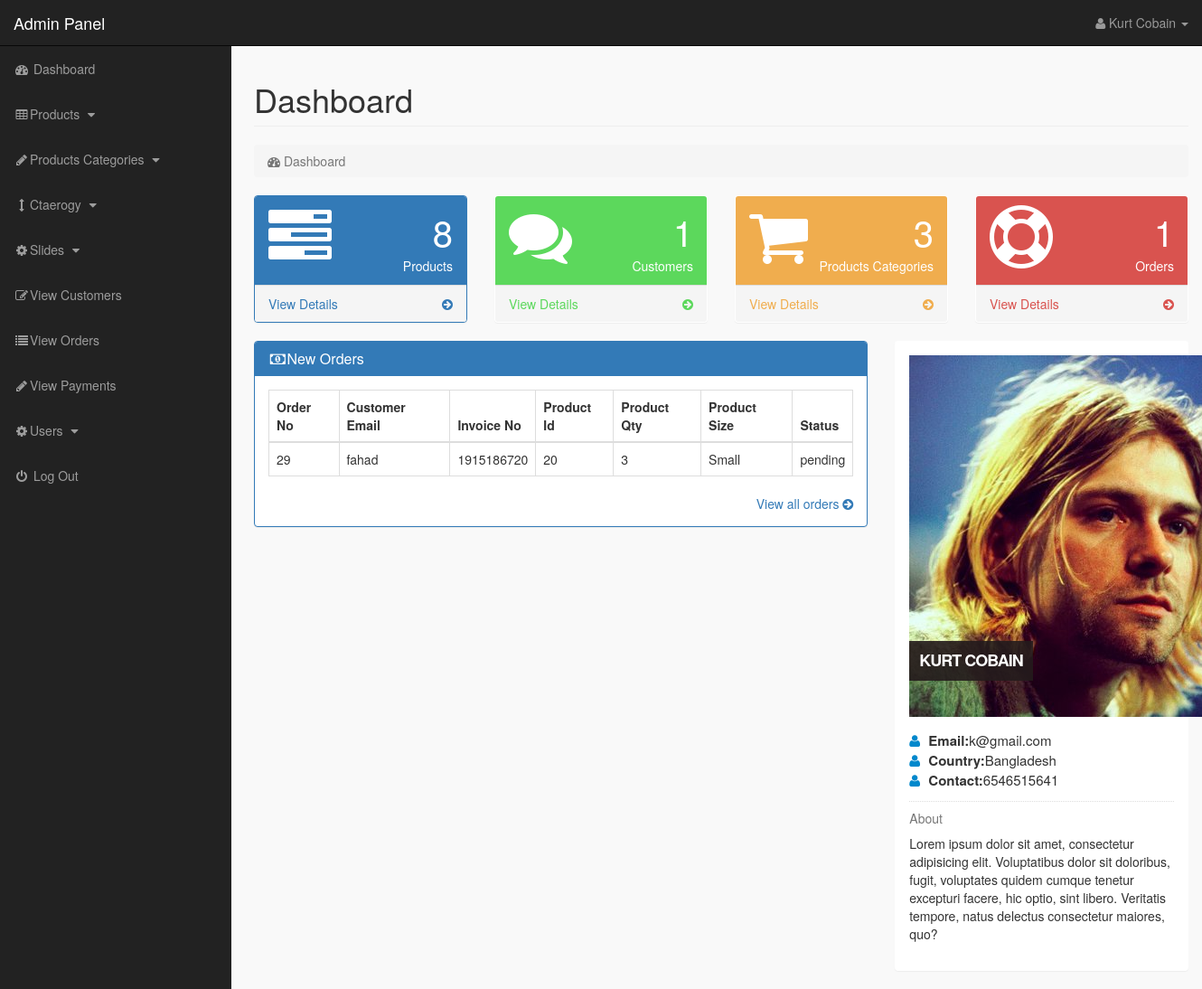
The page /admin_area/index.php?dashboard (signed in) on the database its author committed.
### tables this page shows
CREATE TABLE `pending_orders` (
  `order_id` int(10) NOT NULL,
  `customer_id` int(10) NOT NULL,
  `invoice_no` int(10) NOT NULL,
  `product_id` text NOT NULL,
  `qty` int(10) NOT NULL,
  `size` text NOT NULL,
  `order_status` text NOT NULL
);

CREATE TABLE `customers` (
  `customer_id` int(10) NOT NULL,
  `customer_name` varchar(255) NOT NULL,
  `customer_email` varchar(255) NOT NULL,
  `customer_pass` varchar(255) NOT NULL,
  `customer_country` text NOT NULL,
  `customer_city` text NOT NULL,
  `customer_contact` varchar(255) NOT NULL,
  `customer_address` text NOT NULL,
  `customer_image` text NOT NULL,
  `customer_ip` varchar(255) NOT NULL,
  `customer_confirm_code` text NOT NULL
);

### admin_area/dashboard.php (the view, shortened to what this page needs)
<?php
if(!isset($_SESSION['admin_email'])){
    echo "<script>windw.open('login.php','_self')</script>";
}
else{
?>
<div class="row">
<div class="col-lg-12">
  <h1 class="page-header">Dashboard</h1>
   <ol class="breadcrumb">
    <li class="active">
        <i class="fa fa-dashboard"></i> Dashboard
    </li>
   </ol>
</div>
</div>
<div class="row">
<div class="col-lg-3 col-md-6">
<div class="panel panel-primary">
<div class="panel-heading">
<div class="row">
 <div class="col-xs-3">
  <i class="fa fa-tasks fa-5x"></i>
 </div>
<div class="col-xs-9 text-right">
<div class="huge">
<?php echo $count_products ;?>
</div>
<div>Products</div>
</div>
</div>
</div>
<a href="index.php?view_products">
<div class="panel-footer">
<span class="pull-left">View Details</span>
<span class="pull-right"><i class="fa fa-arrow-circle-right"></i></span>
<div class="clearfix">
</div>
</div>
</a>
</div>
</div>
<div class="col-lg-3 col-md-6">
<div class="panel panel-green">
<div class="panel-heading">
<div class="row">
 <div class="col-xs-3">
  <i class="fa fa-comments fa-5x"></i>
 </div>
<div class="col-xs-9 text-right">
<div class="huge">
<?php echo $count_customers ;?>
</div>
<div>Customers</div>
</div>
</div>
</div>
<a href="index.php?view_customers">
<div class="panel-footer">
<span class="pull-left">View Details</span>
<span class="pull-right"><i class="fa fa-arrow-circle-right"></i></span>
<div class="clearfix">
</div>
</div>
</a>
</div>
</div>
<div class="col-lg-3 col-md-6">
<div class="panel panel-yellow">
<div class="panel-heading">
<div class="row">
 <div class="col-xs-3">
  <i class="fa fa-shopping-cart fa-5x"></i>
 </div>
<div class="col-xs-9 text-right">
<div class="huge">
<?php echo $count_p_categories  ;?>
</div>
<div>Products Categories</div>
</div>
</div>
</div>
<a href="index.php?view_p_cats">
<div class="panel-footer">
<span class="pull-left">View Details</span>
<span class="pull-right"><i class="fa fa-arrow-circle-right"></i></span>
<div class="clearfix">
</div>
</div>
</a>
</div>
</div>
<div class="col-lg-3 col-md-6">
<div class="panel panel-red">
<div class="panel-heading">
<div class="row">
 <div class="col-xs-3">
  <i class="fa fa-support fa-5x"></i>
 </div>
<div class="col-xs-9 text-right">
<div class="huge">
<?php echo $count_pending_orders ;?>
</div>
<div>Orders</div>
</div>
</div>
</div>
<a href="index.php?view_orders">
<div class="panel-footer">
<span class="pull-left">View Details</span>
<span class="pull-right"><i class="fa fa-arrow-circle-right"></i></span>
<div class="clearfix">
</div>
</div>
</a>
</div>
</div>
</div>
<div class="row">
<div class="col-lg-8">
<div class="panel panel-primary">
<div class="panel-heading">
 <h3 class="panel-title">
  <i class="fa fa-money fa-fw"></i>New Orders
 </h3>
</div>
<div class="panel-body">
<div class="table-responsive">
<table class="table table-bordered table-hover table-stripped">
<thead>
<tr>
<th>Order No </th>
<th>Customer Email </th>
<th>Invoice No </th>
<th>Product Id</th>
<th>Product Qty </th>
<th>Product Size</th>
<th>Status </th>
</tr>
</thead>
<tbody>
<?php
 $get_oder="select * from pending_orders order by 1 Desc Limit 0,5";
 $run_get_order= mysqli_query($con,$get_oder);
 while($row_order=mysqli_fetch_array($run_get_order)){
     $order_id=$row_order['order_id'];
     $c_id=$row_order['customer_id'];
     $invoice_no=$row_order['invoice_no'];
     $product_id=$row_order['product_id'];
     $qty=$row_order['qty'];
     $size=$row_order['size'];
     $order_status=$row_order['order_status'];
 ?>
<tr>
<td><?php echo $order_id; ?></td>
<td><?php
     $get_customer = "select * from customers where customer_id='$c_id'";
     $run_customer= mysqli_query($con,$get_customer);
     $row_customer = mysqli_fetch_array($run_customer);
     $customer_email =$row_customer['customer_email'];
     echo $customer_email ;
    ?>
</td>
<td><?php echo $invoice_no ;?></td>
<td><?php echo $product_id ;?></td>
<td><?php echo $qty ;?></td>
<td><?php echo $size ;?></td>
<td><?php
    if($order_status=='pending'){
        echo $order_status='pending';
    }
     else{
         echo $order_status='complete';
     }
    ?></td>
</tr>
 <?php  } ?>
</tbody>
</table>
</div>
<div class="text-right">
<a href="index.php?view_orders">View all orders <i class="fa fa-arrow-circle-right"></i></a>
</div>
</div>
</div>
</div>
<div class="col-md-4">
<div class="panel">
<div class="panel-body">
<div class="thumb-info mb-md">
<img src="admin_images/<?php echo $admin_image ;?>" alt="rounded img-responsive">
<div class="thumb-info-title">
<span class="thumb-info-inner"><?php echo $admin_name; ?>
</span>
</div>
</div>
<div class="mb-md">
<div class="widget-content-expanded">
<i class="fa fa-user"></i>
<span>Email:</span><?php echo $admin_email; ?> <br>
<i class="fa fa-user"></i>
<span>Country:</span><?php echo $admin_country; ?> <br>
<i class="fa fa-user"></i>
<span>Contact:</span><?php echo $admin_contact; ?><br>
</div>
<hr class="dotted short">
<h5 class="text-muted">About</h5>
<p><?php echo $admin_about; ?></p>
</div>
</div>
</div>
</div>
</div>
<?php } ?>

### admin_area/includes/sidebar.php (shortened to what this page needs)
<?php
if(!isset($_SESSION['admin_email'])){
    echo "<script>windw.open('login.php','_self')</script>";
}
else{
?>
<nav class="navbar navbar-inverse navbar-fixed-top" >
<div class="navbar-header" >
<a href="index.php?dashboard" class="navbar-brand">Admin Panel</a>
</div>
<ul class="nav navbar-right top-nav">
<li class="dropdown">
<a href="#" class="dropdown-toggle" data-toggle="dropdown">
<i class="fa fa-user"></i>
<?php   echo $admin_name; ?> <b class="caret"></b>
</a>
</li>
</ul>
 <div class="collapse navbar-collapse navbar-ex1-collapse">
  <ul class="nav navbar-nav side-nav">
  <li>
    <a href="index.php?dashboard">
    <i class="fa fa-fw fa-dashboard"></i>  Dashboard
    </a>
  </li>
  <li>
  <a href="#" data-toggle="collapse" data-target="#products">
 <i class="fa fa-fw fa-table"></i>Products
 <i class="fa fa-fw fa-caret-down"></i>
  </a>
      </li>
     <li>
  <a href="#" data-toggle="collapse" data-target="#p_cat">
 <i class="fa fa-fw fa-pencil"></i>Products Categories
 <i class="fa fa-fw fa-caret-down"></i>
  </a>
      </li>
     <li>
  <a href="#" data-toggle="collapse" data-target="#cat">
 <i class="fa fa-fw fa-arrows-v"></i>Ctaerogy
 <i class="fa fa-fw fa-caret-down"></i>
  </a>
      </li>
     <li>
  <a href="#" data-toggle="collapse" data-target="#slides">
 <i class="fa fa-fw fa-gear"></i>Slides
 <i class="fa fa-fw fa-caret-down"></i>
  </a>
      </li>
 <li>
    <a href="index.php?view_customers">
    <i class="fa fa-fw fa-edit"></i>View Customers
    </a>
 </li>
 <li>
    <a href="index.php?view_orders">
    <i class="fa fa-fw fa-list"></i>View Orders
    </a>
 </li>
 <li>
    <a href="index.php?view_payments">
    <i class="fa fa-fw fa-pencil"></i>View Payments
    </a>
 </li>
     <li>
  <a href="#" data-toggle="collapse" data-target="#users">
 <i class="fa fa-fw fa-gear"></i>Users
 <i class="fa fa-fw fa-caret-down"></i>
  </a>
      </li>
   <li>
    <a href="logout.php">
    <i class="fa fa-fw fa-power-off"></i> Log Out
    </a>
   </li>
  </ul>
 </div>
</nav>
<?php } ?>

### admin_area/styles/style.css (style rules this page uses)
body { margin-top: 100px; }
@media (min-width: 768px) { body { margin-top: 50px; } }
.top-nav { padding: 0 15px; }
.top-nav>li { display: inline-block; float: left; }
.top-nav>li>a { padding-top: 15px; padding-bottom: 15px; line-height: 20px; color: #999; }
@media (min-width : 768px) { .side-nav { position: fixed; top: 51px; width: 256px; border-radius: 0; overflow-y: auto; background-color: #222; bottom: 0; overflow-x: hidden; padding-bottom: 40px; } }
@media (min-width : 768px) { .side-nav>li>a { width: 256px; } }
.huge { font-size:40px; line-height:normal; }
.panel-green > .panel-heading { color:#fff; background-color:#5cd85c; }
.panel-green > a { color:#5cd85c; }
.panel-red > .panel-heading { color:#fff; background-color:#d9534f; }
.panel-red > a { color:#d9534f; }
.panel-yellow > .panel-heading { color:#fff; background-color:#f0ad4e; }
.panel-yellow > a { color:#f0ad4e; }
.panel-body { border-radius:5px; }
.thumb-info { position: relative; }
.mb-md { margin-bottom: 15px !important; }
hr { border:0; height: 1px; margin: 22px 0 22px 0; }
hr.dotted { height:0; border-bottom: 1px dotted #ddd; margin: 11px 0 11px 0; }
.thumb-info .thumb-info-title { background: rgba(36, 27, 28, 0.9); bottom:10%; color:#fff; font-size:18px; font-weight: 700; left: 0; letter-spacing: -1px; padding: 9px 11px 9px; position: absolute; text-transform: uppercase; z-index: 1; }
.thumb-info .thumb-info-inner { display:block; }
.widget-content-expanded { font-size:15px; }
.widget-content-expanded span { font-weight:bold; }
.widget-content-expanded i { color:#0088cc; margin-right:5px; }

### rows shown on the page
pending_orders: order_id "29", customer.customer_email "fahad", invoice_no "1915186720", product "20", qty "3", size "Small"

### other values the page prints
$admin_name "Kurt Cobain"
$count_products "8"
$count_customers "1"
$count_p_categories "3"
$count_pending_orders "1"
$admin_name "KURT COBAIN"
$admin_email "k@gmail.com"
$admin_country "Bangladesh"
$admin_contact "6546515641"
